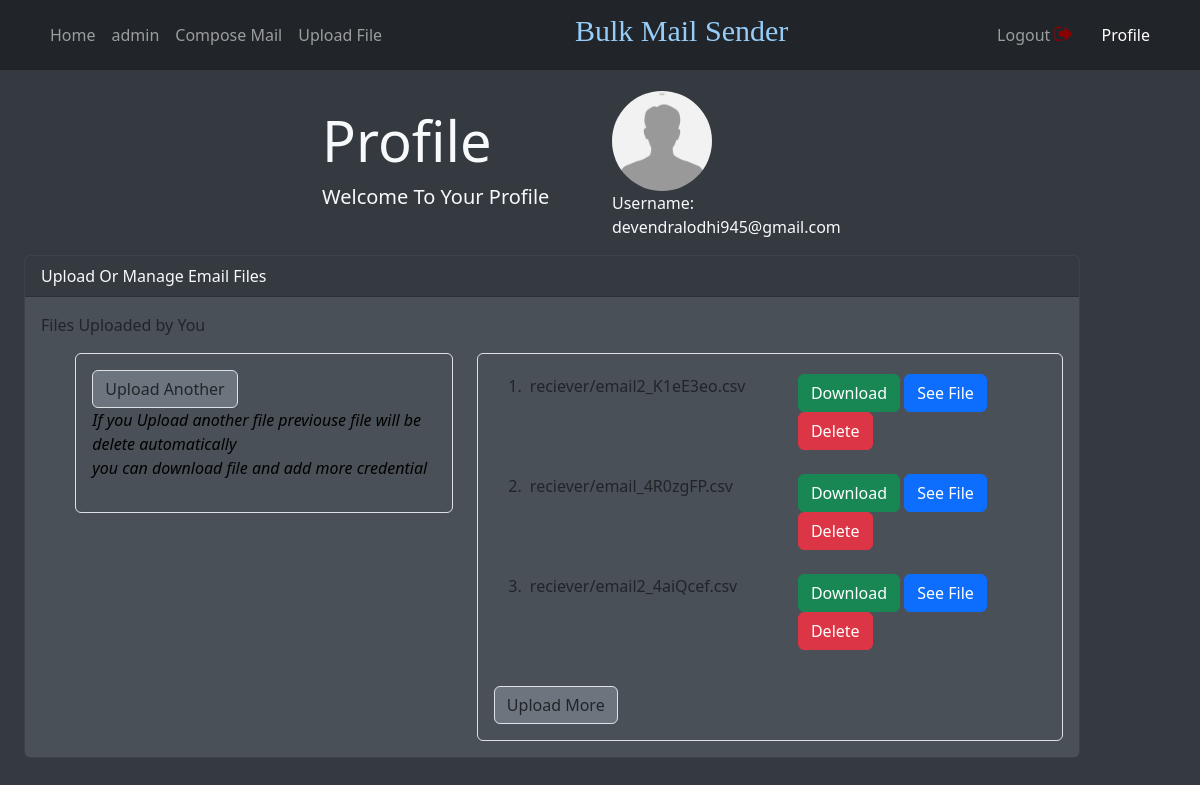
The app's page /profile (signed in), older data.
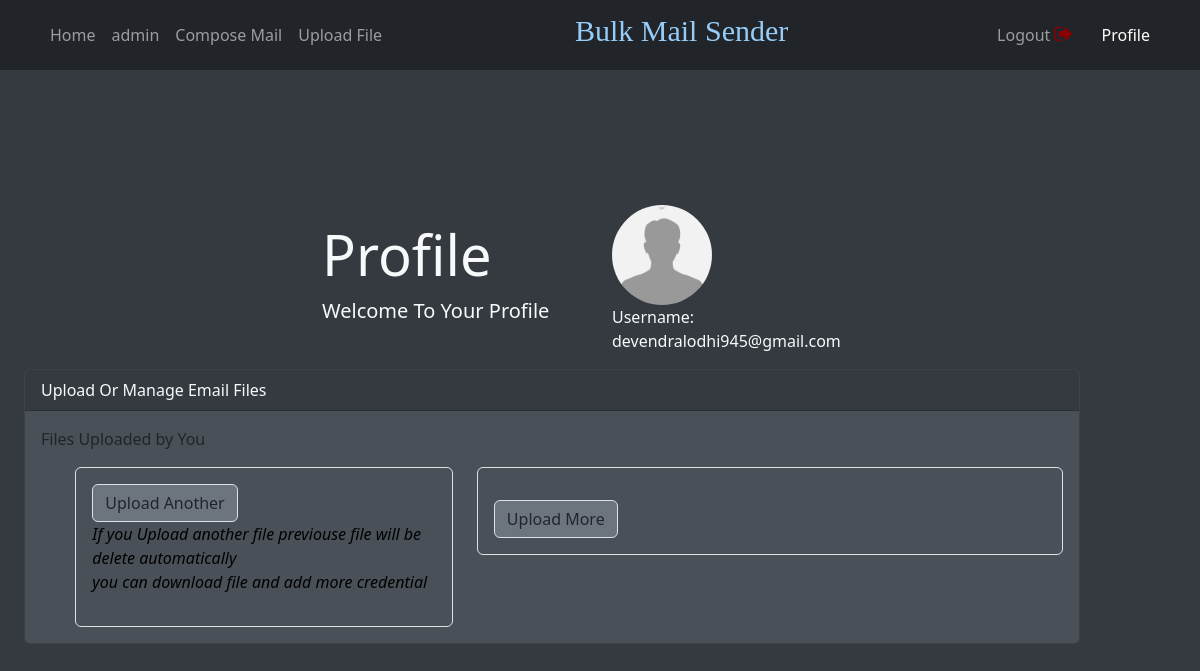
The same page, newer data.
### user/models.py (models this page shows)
class receiverFileModel(models.Model):
      file = models.FileField( upload_to='reciever/', max_length=100)
      author = models.ForeignKey(User,  on_delete=models.CASCADE)

### user/views.py (the view)
# urls.py: path('profile', login_required(views.profile), name='profile'),
def profile(request):
      senderfile = senderFileModel.objects.all()
      receiverfile = receiverFileModel.objects.all()
      context = {'sender':senderfile, "receiver":receiverfile}
      return render(request, 'profile.html',context)

### user/templates/profile.html (shortened to what this page needs)
{% extends "base.html" %}
{% load static %}
{% block profile_active %}active{% endblock profile_active %}
{% block content %}
<!DOCTYPE html>
<html lang="en">
      <head>
      </head>
      <body>
            <br><br><br>
            <div class="container-fluid ">
                  <div class="row">
                        <div class="col col-3 offset-3 p-3 ">
                              <h1 class="display-4">Profile</h1>
                              <p class="lead">Welcome To Your Profile</p>
                        </div>
                        <div class="col col-3">
                              <img width='100' src="{% static 'images/profile.jpg' %}" alt="Profile Picture" class="img-fluid rounded-pill">
                              <p>Username: {{ user.username }}</p>
                        </div>
                  </div>
                  <div class="row-fluid">
                        <div class="col-md-11">
                              <div class="card mb-4 ">
                                    <div class="card-header">
                                          Upload Or Manage Email Files
                                    </div>
                                    <div class="card-body">
                                          <div class="row">
                                                <p>Files Uploaded by You</p>
                                                <div class="col ">
                                                      <div class="rounded p-3  border offset-1">
                                                            <a class="btn bg-secondary border" href="{% url 'uploadfile' %}"> Upload Another</a>
                                                            <p><i style='color:rgb(0,0,0);'>If you Upload another file previouse file will be delete automatically <br>
                                                                        you can download file and add more credential
                                                                  </i></p>
                                                      </div>
                                                </div>
                                                <div class="col col-7 ">
                                                      <div class="rounded p-3  border ">
                                                            <ol>
                                                                  {% for file in receiver %}
                                                                  {% if file.author == request.user %}
                                                                  <li class="p-1">
                                                                        <div class="row">
                                                                              <table class="table">
                                                                                    <tbody>
                                                                                          <tr>
                                                                                                <div class="col">
                                                                                                      {{ file.file.name }}
                                                                                                </div>
                                                                                          </tr>
                                                                                          <tr>
                                                                                                <div class="col">
                                                                                                      <a class="btn btn-success " href="{{ file.file.url }}">Download</a>
                                                                                                      <a class="btn btn-primary " href="{% url 'update' value=1 id=file.id  %}">See File</a>
                                                                                                      <a class="btn btn-danger " href="{% url 'delete' id=file.id %}">Delete</a>{{ file.file.id }}
                                                                                                </div>
                                                                                          </tr>
                                                                                    </tbody>
                                                                              </table>
                                                                        </div>
                                                                  </li>
                                                                  {% endif %}
                                                                  {% endfor %}
                                                            </ol>
                                                            <a style="vertical-align: bottom;" class="btn  bg-secondary border" href="{% url 'uploadfile' %}"> Upload More</a>
                                                      </div>
                                                </div>
                                          </div>
                                    </div>
                              </div>
                        </div>
                  </div>
            </div>
      </body>
</html>
{% endblock content %}

### mainapp/templates/base.html (shortened to what this page needs)
<!DOCTYPE html>
<html lang="en">
  {% load static %}
  <head>
    <link href="https://cdn.jsdelivr.net/npm/bootstrap@5.3.0-alpha1/dist/css/bootstrap.min.css" rel="stylesheet">
    <link rel="stylesheet" href="https://cdnjs.cloudflare.com/ajax/libs/font-awesome/4.7.0/css/font-awesome.min.css">
  </head>
  <body class="body">
    <div class="container-fluid ">
      <header class="site-header">
        <nav class="navbar navbar-expand navbar-dark bg-dark fixed-top ">
          <div class="container">
            <div class="navbar-nav mr-auto">
              <a class="nav-item nav-link {% block home_active %}{% endblock home_active %} " href="{% url 'home' %}">Home</a>
              <a class="nav-item nav-link " href="bulk-mail-sender/super-user/auth/admin/">admin</a>
              <a class="nav-item nav-link {% block composemail_active %}{% endblock composemail_active %}" href="{% url 'composeMail' %}">Compose Mail</a>
              <a class="nav-item nav-link {% block uploadfile_active %}{% endblock uploadfile_active %}" href="{% url 'uploadfile' %}">Upload File</a>
            </div>
            <div class="navbar-nav ">
              <h2 class="navbar-brand h2"><a class"navbar" href="{% url 'home' %}"> Bulk Mail Sender</a></h2>
            </div>
            <div class="navbar-nav mr-auto">
              {% if user.is_authenticated %}
              <form method="post" action="{% url 'logout' %}">
                <button class="nav-item btn nav-link {% block logout_active %}{% endblock logout_active %}">Logout
                  <i class="fa fa-sign-out" style="font-size:20px;color:darkred"></i></a>
                </button>
              </form>
              <div class='image-place'>
                <a class="nav-item nav-link {% block profile_active %}{% endblock profile_active %}" href="{% url 'profile' %}">Profile</a>
              </div>
              {% else %}
              <a class="nav-item nav-link {% block login_active %}{% endblock login_active %}" href="{% url 'login' %}">Login</a>
              <a class="nav-item nav-link {% block register_active %}{% endblock register_active %}" href="{% url 'registration' %}">Sign-up</a>
              {% endif %}
            </div>
          </div>
        </nav>
      </header>
      {% block content %}{% endblock content %}
  </body>
</html>

### mainapp/templates/base.html (style rules this page uses)
body { background: #1c1c1c; color: white; display: grid; place-items: center; width: 100%; height: 100vh; }
.navbar-brand { font-size: 30px; width: fit-content; height: fit-content; font-family: 'Times New Roman', Times, serif; color: rgb(150, 204, 247); cursor: default; }
.nav-item { font-size: 15x; padding-left: 0px; }
h2 a { text-decoration: none; color: rgb(150, 204, 247); }

### user/templates/profile.html (style rules this page uses)
body { background-color: #343a40; color: #f8f9fa; }
.card { background-color: #495057; }
.card-header { background-color: #343a40; color: #f8f9fa; }

Row changes from the older to the newer data that the page shows:
removed receiverFileModel: file.name "reciever/email2_K1eE3eo.csv"
removed receiverFileModel: file.name "reciever/email_4R0zgFP.csv"
removed receiverFileModel: file.name "reciever/email2_4aiQcef.csv"
